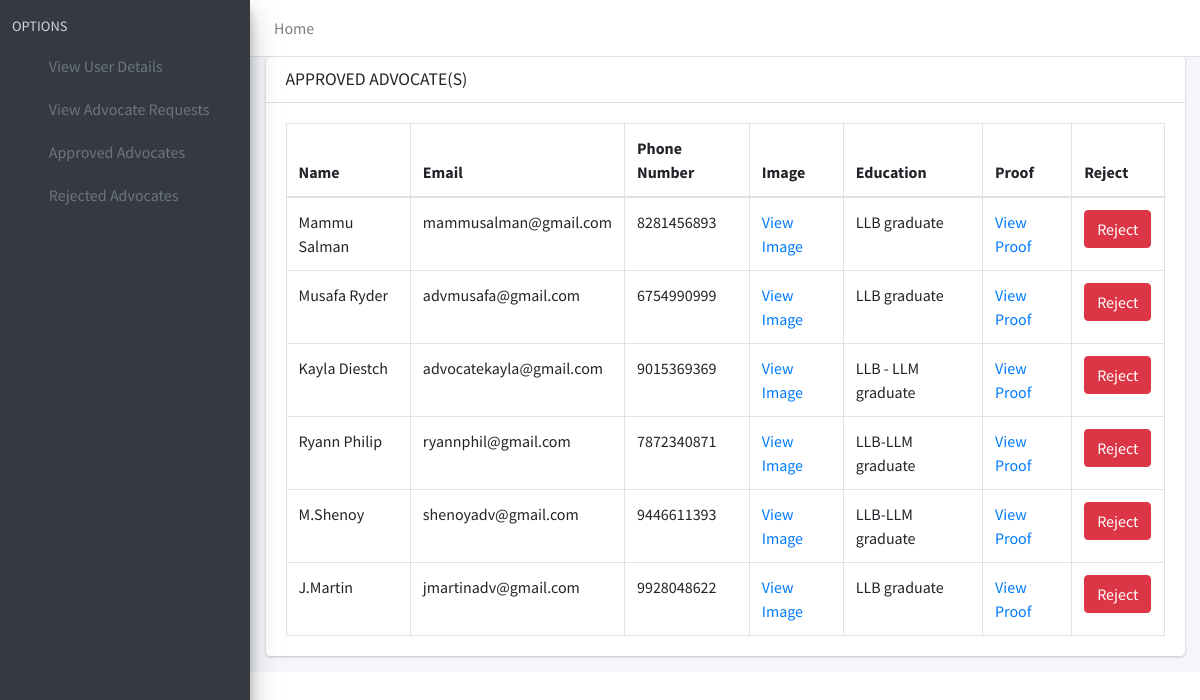
The page /view_approved_adv on the database its author committed.
### advbook_app/models.py (models this page shows)
class Adv_Register(models.Model):
    name=models.CharField(max_length=30)
    email=models.EmailField()
    number=models.CharField(max_length=10)
    image=models.ImageField(upload_to='imgfile',default='null.jpg')
    edu_details=models.CharField(max_length=50)
    edu_proof=models.ImageField(upload_to='imgfile',default='null.jpg')
    achievement=models.TextField(default='No achievement')
    password=models.CharField(max_length=30)
    registered_at = models.DateTimeField(auto_now_add=True)
    approval = models.CharField(max_length=50,default='waiting for approval')

### admin_app/views.py (the view)
# urls.py: path('view_approved_adv',views.view_approved_adv,name="view_approved_adv"),
def view_approved_adv(request):
    var=Adv_Register.objects.filter(approval = "Approved")
    context = {
        'var' : var
    }
    return render(request,'approved.html',context)

### admin_app/templates/approved.html (shortened to what this page needs)
{% extends 'data.html' %}
{% load static %}
{% block content %}
<section class="content">
    <div class="container-fluid">
      <div class="row">
        <div class="col-12">
          <div class="card">
            <div class="card-header">
              <h3 class="card-title">APPROVED ADVOCATE(S)</h3>
            </div>
            <div class="card-body">
              <table id="example2" class="table table-bordered table-hover">
                <thead>
                <tr>
                  <th>Name</th>
                  <th>Email</th>
                  <th>Phone Number</th>
                  <th>Image</th>
                  <th>Education</th>
                  <th>Proof</th>
                  <th>Reject</th>
                </tr>
                </thead>
                <tbody>
                {% for i in var %}
                <tr>
                  <td>{{i.name}}</td>
                  <td>{{i.email}}</td>
                  <td>{{i.number}}</td>
                  <td><a href="{{i.image.url}}">View Image</a></td>
                  <td>{{i.edu_details}}</td>
                  <td><a href="{{i.edu_proof.url}}">View Proof</a></td>
                  <td><a href="{% url 'reject_admin' i.id %}"><button class="btn btn-danger">Reject</button></a></td>
                </tr>
                {% endfor %}
              </table>
            </div>
          </div>
        </div>
      </div>
    </div>
  </section>
{% endblock %}

### admin_app/templates/data.html (shortened to what this page needs)
{% load static %}
<!DOCTYPE html>
<html lang="en">
<head>
  <link rel="stylesheet" href="{% static 'plugins/fontawesome-free/css/all.min.css' %}">
  <link rel="stylesheet" href="https://code.ionicframework.com/ionicons/2.0.1/css/ionicons.min.css">
  <link rel="stylesheet" href="{% static 'plugins/tempusdominus-bootstrap-4/css/tempusdominus-bootstrap-4.min.css' %}">
  <link rel="stylesheet" href="{% static 'plugins/icheck-bootstrap/icheck-bootstrap.min.css' %}">
  <link rel="stylesheet" href="{% static 'plugins/jqvmap/jqvmap.min.css' %}">
  <link rel="stylesheet" href="{% static 'dist/css/adminlte.min.css' %}">
  <link rel="stylesheet" href="{% static 'plugins/overlayScrollbars/css/OverlayScrollbars.min.css' %}">
  <link rel="stylesheet" href="{% static 'plugins/daterangepicker/daterangepicker.css' %}">
  <link rel="stylesheet" href="{% static 'plugins/summernote/summernote-bs4.min.css' %}">
</head>
<body class="hold-transition sidebar-mini layout-fixed">
<div class="wrapper">
  <nav class="main-header navbar navbar-expand navbar-white navbar-light">
    <ul class="navbar-nav">
      <li class="nav-item d-none d-sm-inline-block">
        <a href="{% url 'adv' %}" class="nav-link">Home</a>
      </li>
    </ul>
    <ul class="navbar-nav ml-auto">
      <li class="nav-item">
        <a class="nav-link" data-widget="navbar-search" href="#" role="button">
          <i class="fas fa-search"></i>
        </a>
      </li>
      <li class="nav-item">
        <a class="nav-link" data-widget="control-sidebar" data-controlsidebar-slide="true" href="#" role="button">
          <i class="fas fa-th-large"></i>
        </a>
      </li>
    </ul>
  </nav>
  <aside class="main-sidebar sidebar-dark-primary elevation-4">
      <nav class="mt-2">
        <ul class="nav nav-pills nav-sidebar flex-column" data-widget="treeview" role="menu" data-accordion="false">
          <li class="nav-header">OPTIONS</li>
          <li class="nav-item">
            <a href="{% url 'view_user_details' %}" class="nav-link">
              <i class="nav-icon far fa-circle text-info"></i>
              <p class="text">View User Details</p>
            </a>
          </li>
          <li class="nav-item">
            <a href="{% url 'view_adv_details' %}" class="nav-link">
              <i class="nav-icon far fa-circle text-warning"></i>
              <p>View Advocate Requests</p>
            </a>
          </li>
          <li class="nav-item">
            <a href="{% url 'view_approved_adv' %}" class="nav-link">
              <i class="nav-icon far fa-circle text-success"></i>
              <p>Approved Advocates</p>
            </a>
          </li>
          <li class="nav-item">
            <a href="{% url 'view_rejected_adv' %}" class="nav-link">
              <i class="nav-icon far fa-circle text-danger"></i>
              <p>Rejected Advocates</p>
            </a>
          </li>
        </ul>
      </nav>
    </div>
  <div class="content-wrapper">
    {% block content %}
    {% endblock %}
  </div>
</body>
</html>

### rows shown on the page
Adv_Register: name "Mammu Salman", email "mammusalman@gmail.com", number "8281456893", edu_details "LLB graduate"
Adv_Register: name "Musafa Ryder", email "advmusafa@gmail.com", number "6754990999", edu_details "LLB graduate"
Adv_Register: name "Kayla Diestch", email "advocatekayla@gmail.com", number "9015369369", edu_details "LLB - LLM graduate"
Adv_Register: name "Ryann Philip", email "ryannphil@gmail.com", number "7872340871", edu_details "LLB-LLM graduate"
Adv_Register: name "M.Shenoy", email "shenoyadv@gmail.com", number "9446611393", edu_details "LLB-LLM graduate"
Adv_Register: name "J.Martin", email "jmartinadv@gmail.com", number "9928048622", edu_details "LLB graduate"
